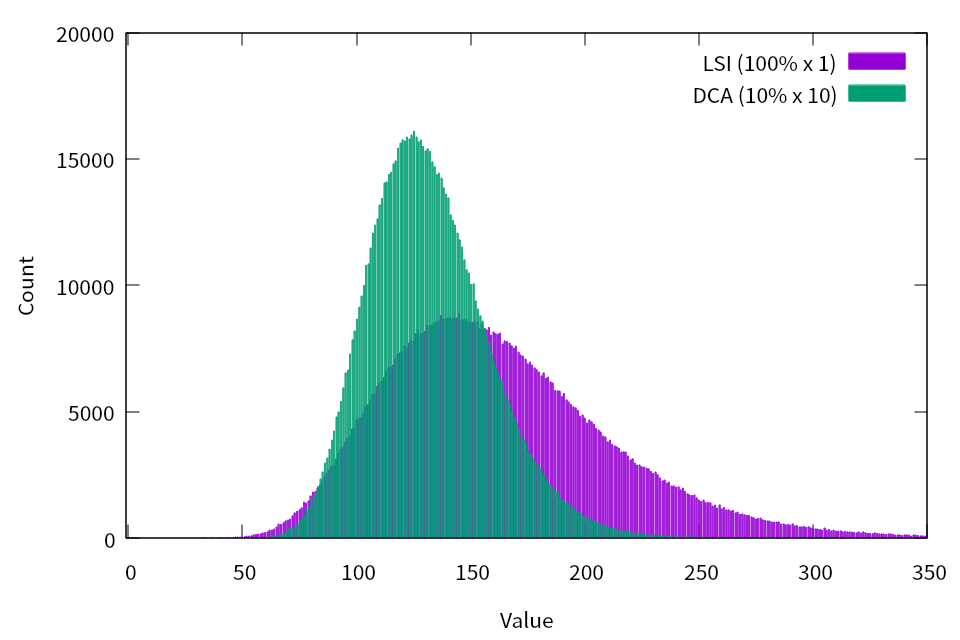

Recreate this plot in gnuplot.
reset

set terminal qt font "Sans,16"  size 960,640

set style data histograms
set style fill solid 1.0 border

set xtics 0,50,350
set ytics 0,5000

set xlabel "Value"
set ylabel "Count"

plot './lsi.data' using 2 title "LSI (100% x 1)", \
      './dca.data' using 2 title "DCA (10% x 10)"
